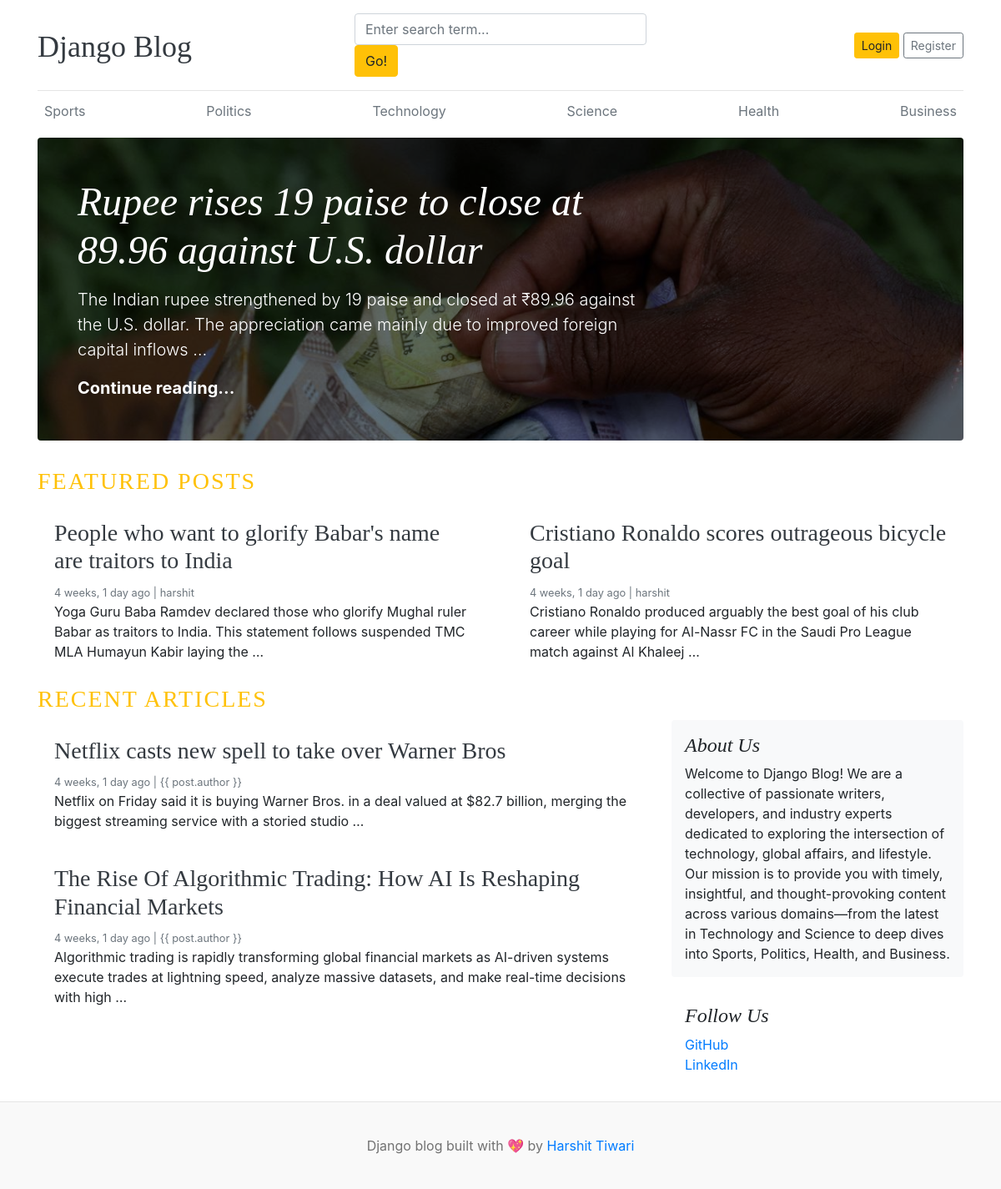
Before: / with the older database file.
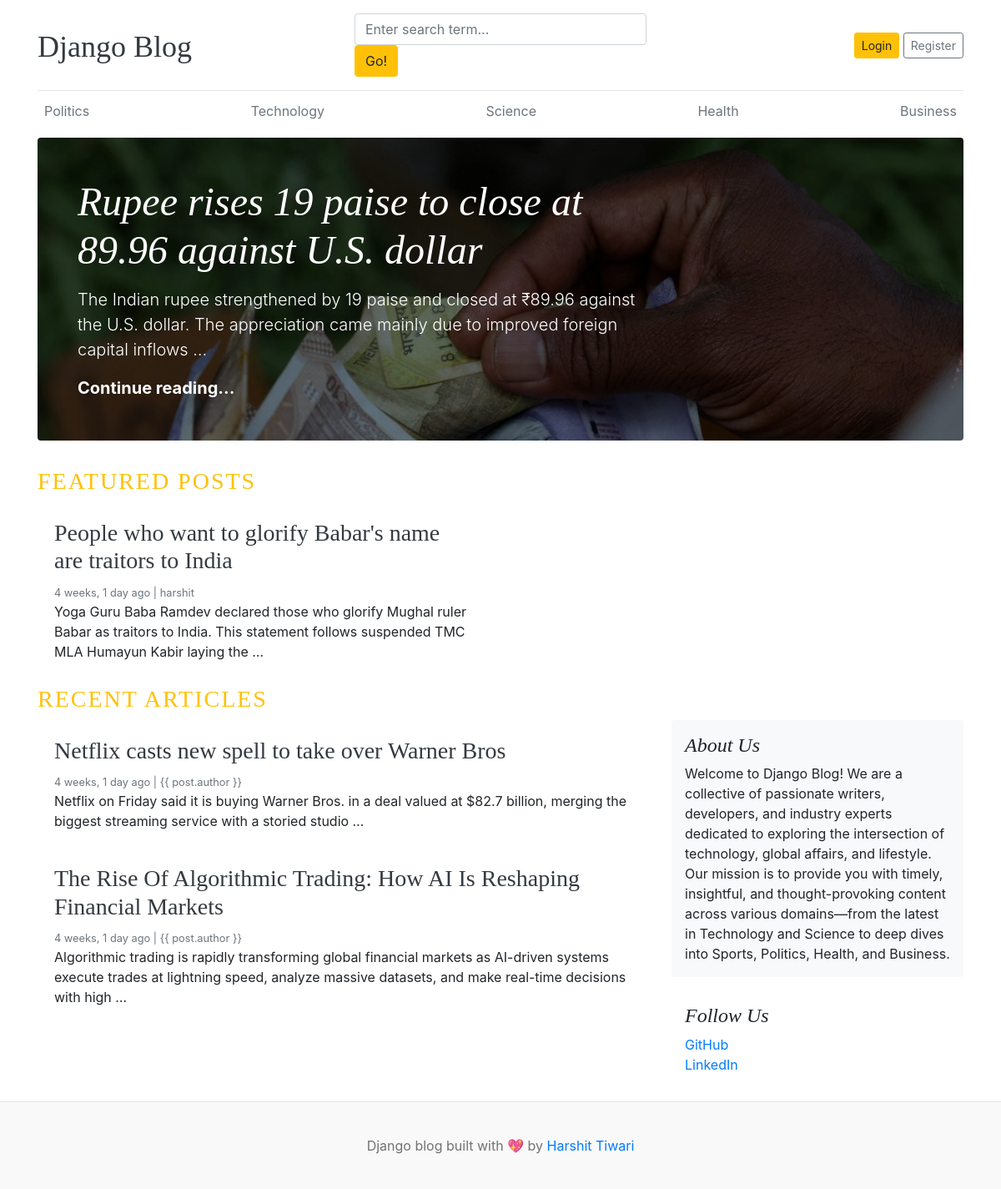
After: the same page with the newer database file.
### blogs/models.py (models this page shows, shortened)
class Category(models.Model):
    category_name = models.CharField(max_length=50, unique=True)
    created_at = models.DateTimeField(auto_now_add=True)
    updated_at = models.DateTimeField(auto_now=True)
    class Meta:
        verbose_name_plural = 'categories'

class Blog(models.Model):
    title = models.CharField(max_length=100)
    slug = models.SlugField(max_length=150, unique=True, blank=True)
    category = models.ForeignKey(Category, on_delete=models.CASCADE)
    author = models.ForeignKey(User, on_delete=models.CASCADE)
    featured_image = models.ImageField(upload_to='uploads/%Y/%m/%d')
    short_description = models.TextField(max_length=500)
    blog_body = models.TextField(max_length=2000)
    status = models.CharField(max_length=20, choices=STATUS_CHOICES, default="Default")
    is_featured = models.BooleanField(default=False)
    created_at = models.DateTimeField(auto_now_add=True)
    updated_at = models.DateTimeField(auto_now=True)

### abouts/models.py (models this page shows, shortened)
class SocialLink(models.Model):
    platform = models.CharField(max_length=30)
    link = models.URLField(max_length=100)
    created_at = models.DateTimeField(auto_now_add=True)
    updated_at = models.DateTimeField(auto_now=True)

### blog_main/views.py (the view)
# urls.py: 2. Add a URL to urlpatterns:  path('', views.home, name='home')
def home(request):
    categories = Category.objects.all()
    featured_posts = Blog.objects.filter(is_featured=True, status='Published').order_by('updated_at')
    posts = Blog.objects.filter(is_featured=False, status='Published')
    try:
        about = About.objects.get()
    except:
        about = None
    context = {
        'featured_posts' : featured_posts,
        'posts' : posts,
        'about' : about,
    }
    return render(request, 'home.html', context)

### blogs/context_processors.py (called while the page is built)
def get_categories(request):
    categories = Category.objects.all()
    return dict(categories=categories)

def get_social_links(request):
    social_links = SocialLink.objects.all()
    return dict(social_links=social_links)

### templates/home.html
{% extends 'base.html' %}
    {% block content %}
        {% for post in featured_posts %}
        {% if forloop.first %}
        <div class="jumbotron p-3 p-md-5 text-white rounded bg-dark"
            style="background-image: url({{ post.featured_image.url }});background-blend-mode: overlay;background-size:cover;">
            <div class="col-md-8 px-0">
                <h1 class="display-4 font-italic">{{ post.title }}</h1>
                <p class="lead my-3">{{ post.short_description | truncatewords:25}}</p>
                <p class="lead mb-0"><a href="{% url 'blogs' post.slug %}" class="text-white font-weight-bold">Continue reading...</a></p>
            </div>
        </div>
        {% endif %}
        {% endfor %}
        <h3 class="text-uppercase text-warning" style="letter-spacing: 2px;">Featured Posts</h3>
        <div class="row mb-2">
            {% for post in featured_posts %}
            {% if not forloop.first %}
            <div class="col-md-6">
                <div class="card border-0">
                    <div class="card-body">
                        <h3> <a href="{% url 'blogs' post.slug %}" class="text-dark"> {{ post.title }}</a></h3>
                        <small class="mb-1 text-muted">{{ post.created_at | timesince }} ago | {{ post.author }}</small>
                        <p class="card-text">{{ post.short_description | truncatewords:25}}</p>
                    </div>
                </div>
            </div>
            {% endif %}
            {% endfor %}
        </div>
        <h3 class="text-uppercase text-warning" style="letter-spacing: 2px;">Recent Articles</h3>
        <main role="main" class="container p-0">
            <div class="row">
                <div class="col-md-8 blog-main">
                    {% for post in posts %}
                    <div class="card border-0">
                        <div class="card-body">
                            <h3><a href="{% url 'blogs' post.slug %}" class="text-dark">{{ post.title }}</a></h3>
                            <small class="mb-1 text-muted">{{ post.created_at | timesince }} ago | {{ post.author
                                }}</small>
                            <p class="card-text">{{ post.short_description | truncatewords:25}}</p>
                        </div>
                    </div>
                    {% endfor %}
                </div>
                <aside class="col-md-4 blog-sidebar">
                    <div class="p-3 mb-3 bg-light rounded">
                        <h4 class="font-italic">{{ about.about_heading }}</h4>
                        <p class="mb-0">{{ about.about_description }}</p>
                    </div>
                    {% if social_links %}
                    <div class="p-3">
                        <h4 class="font-italic">Follow Us</h4>
                        <ol class="list-unstyled">
                            {% for i in social_links %}
                            <li><a href="{{ i.link }}" target="_blank">{{ i.platform }}</a></li>
                            {% endfor %}
                        </ol>
                    </div>
                    {% endif %}
                </aside>
            </div>
        </main>
    </div>
{% endblock %}

### templates/base.html (shortened to what this page needs)
{% load static %}
<!DOCTYPE html>
<html lang="en">
<head>
    <link href="https://getbootstrap.com/docs/4.0/dist/css/bootstrap.min.css" rel="stylesheet">
    <link href="{% static 'css/blog.css' %}" rel="stylesheet">
    <link rel="stylesheet" href="https://cdnjs.cloudflare.com/ajax/libs/font-awesome/4.7.0/css/font-awesome.min.css">
</head>
<body>
    <div class="container">
        <header class="blog-header py-3">
            <div class="row flex-nowrap justify-content-between align-items-center">
                <div class="col-4 pt-1">
                    <a class="blog-header-logo text-dark" href="/">Django Blog</a>
                </div>
                <div class="col-4">
                    <form action="{% url 'search' %}" method="GET">
                        <input class="form-control" type="text" name="keyword" value="{{keyword}}" placeholder="Enter search term..." aria-label="Enter search term..." aria-describedby="button-search" />
                        <button type="submit" class="btn btn-warning" id="button-search" type="button">Go!</button>
                    </form>
                </div>
                <div class="col-4 d-flex justify-content-end align-items-center">
                    {% if not user.is_authenticated %}
                    <a class="btn btn-sm btn-warning" href="{% url 'login' %}">Login</a> &nbsp;
                    <a class="btn btn-sm btn-outline-secondary" href="{% url 'register' %}">Register</a>
                    {% else %}
                    <span><a href="{% url 'dashboard' %}">Dashboard</a></span>
                    &emsp;
                    <span><a href="{% url 'logout' %}">Logout</a></span>
                    {% endif %}
                </div>
            </div>
        </header>
        <div class="nav-scroller py-1 mb-2">
            <nav class="nav d-flex justify-content-between">
                {% for cat in categories %}
                <a class="p-2 text-muted" href="{% url 'posts_by_category' cat.id %}">{{ cat.category_name }}</a>
                {% endfor %}
        </div>
{% block content %}
{% endblock %}
 <footer class="blog-footer">
        <p>Django blog built with 💖 by <a href="#">Harshit Tiwari</a></p>
    </footer>
</body>
</html>

Changed rows visible on the page:
removed Category: category_name "Sports"
removed Blog: title "Cristiano Ronaldo scores outrageous bicycle goal", created_at "4 weeks, 1 day", author "harshit", short_description "Cristiano Ronaldo produced arguably the best goal of his club career while playing for Al-Nassr FC in the Saudi Pro League match against Al Khaleej …", shown under "FEATURED POSTS"
